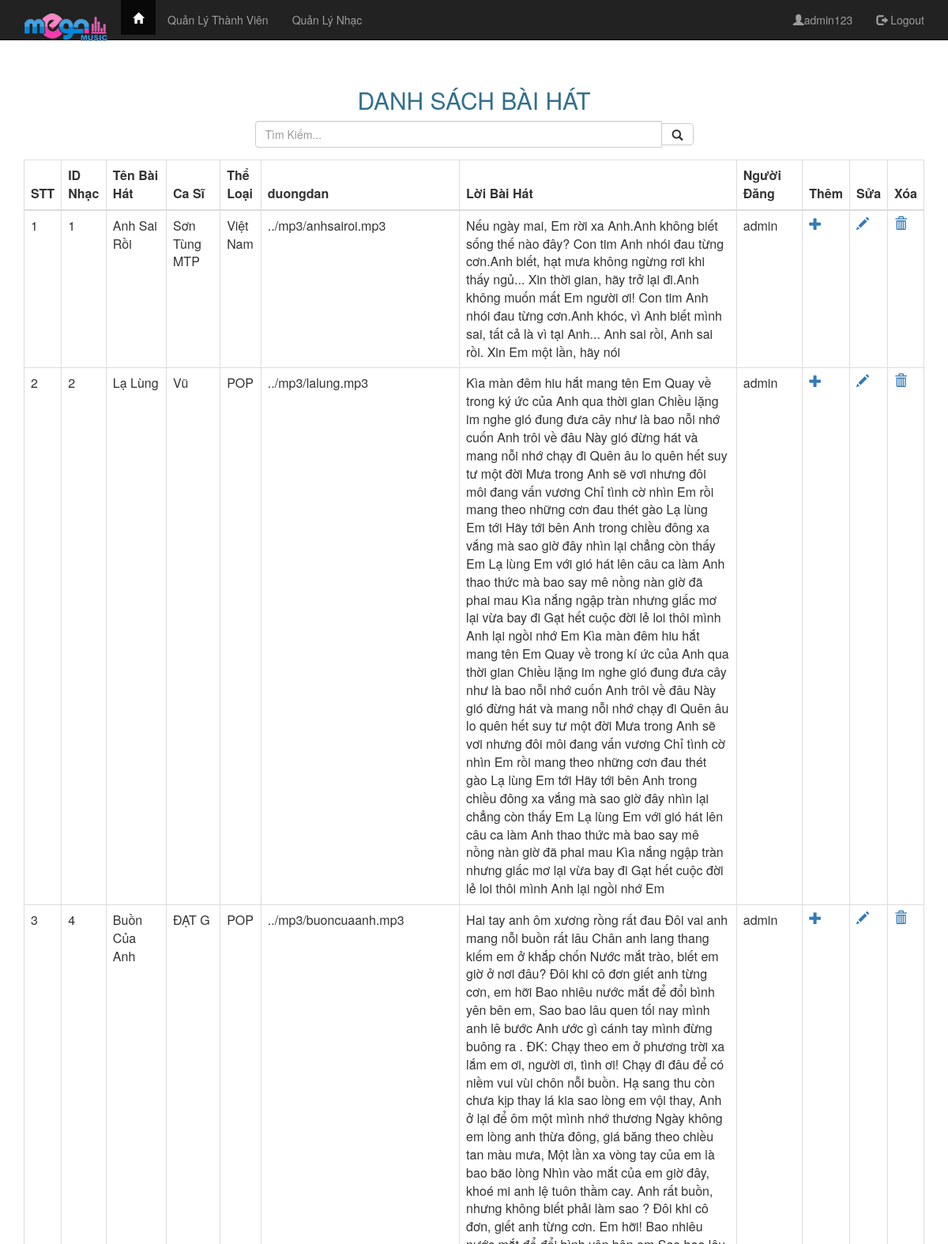
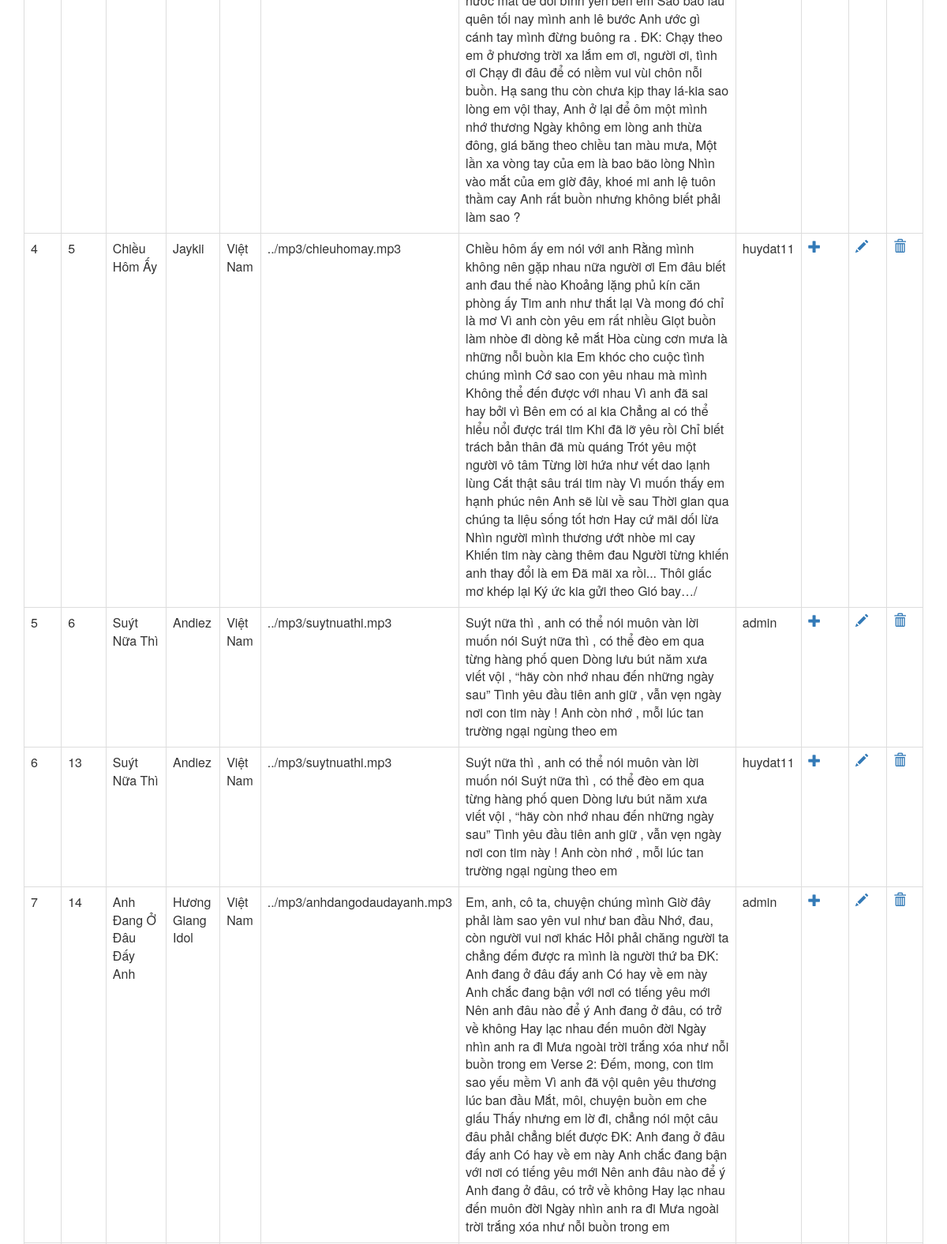
The page /sources/php/quanlynhac.php (signed in, upper part) on the database its author committed (2 pictures, top to bottom).
### tables this page shows
CREATE TABLE `baihat` (
  `id_nhac` int(11) NOT NULL,
  `tenbaihat` varchar(200) NOT NULL,
  `casi` varchar(100) NOT NULL,
  `tacgia` varchar(100) NOT NULL,
  `theloai` varchar(100) NOT NULL,
  `duongdan` varchar(300) NOT NULL,
  `link` varchar(200) NOT NULL,
  `loibaihat` mediumtext NOT NULL,
  `nguoidang` varchar(200) NOT NULL
);

### sources/php/quanlynhac.php (the view, shortened to what this page needs)
<?php
    if(isset($_SESSION['username'])&&($_SESSION['quyen'])==1){
 ?>
<html lang="en">
<head>
  <link rel="stylesheet" type="text/css" href="../css/layout.css">
  <link rel="stylesheet" type="text/css" href="https://maxcdn.bootstrapcdn.com/bootstrap/3.3.7/css/bootstrap.min.css">
</head>
<body>
<?php
  require('connect.php');
  ?>
<nav class="navbar navbar-inverse  navbar-fixed-top ">
  <div class="container">
    <div class="navbar-header">
      <a class="navbar-brand" href="index.php"><img src="../images/logomega.png" class="img-responsive" alt="mega"></a>
    </div>
    <div class="collapse navbar-collapse" id="myNavbar">
      <ul class="nav navbar-nav">
      <li class="active"><a href="index.php"><span class="glyphicon glyphicon-home"></span></a></li>
      <li><a href="admin.php">Quản Lý Thành Viên</a></li>
      <li><a href="#">Quản Lý Nhạc</a></li>
      </ul>
      <ul class="nav navbar-nav navbar-right">
      <li><a href="admin.php"><span class="glyphicon glyphicon-user"></span><?php echo $_SESSION['username'];?></a></li>
      <li><a href="dangxuat.php"><span class="glyphicon glyphicon-log-out"></span> Logout</a></li>
      </ul>
    </div>
  </div>
</nav>
<div class="container text-center">
  <div class="row content">
    <h2 class="text-info">DANH SÁCH BÀI HÁT</h2>
    <div class="col-md-6 col-md-offset-3">
    <form class="" action="" method="get"><?php ?>
        <div class="form-group input-group">
          <input type="text" class=" form-control" id="txtsearch" name="keyword" placeholder="Tìm Kiếm...">
          <span class="input-group-btn">
            <button class="btn btn-default" type="button" id="searchbutton">
              <span class="glyphicon glyphicon-search"></span>
            </button>
          </span>
        </div>
       </form>
    </div><br>
    <div class="col-md-12 ">
    <table class="table table-bordered">
    <thead>
      <tr>
        <th>STT</th>
        <th>ID Nhạc</th>
        <th >Tên Bài Hát</th>
        <th>Ca Sĩ</th>
        <th>Thể Loại</th>
        <th>duongdan</th>
        <th>Lời Bài Hát</th>
        <th>Người Đăng</th>
        <th>Thêm</th>
        <th>Sửa</th>
        <th>Xóa</th>
      </tr>
    </thead>
    <tbody>
       <?php
          $sql="SELECT * FROM baihat ";
          $query=mysqli_query($con,$sql);
          $num =mysqli_num_rows($query);
          if($num>0){
            $STT=0;
            while($row=mysqli_fetch_array($query)){
                $STT++;
        ?>
        <tr>
           <td><?php echo $STT;?></td>
           <td><?php echo $row['id_nhac'];?></td>
           <td><?php echo $row['tenbaihat'];?></td>
           <td><?php echo $row['casi'];?></td>
           <td><?php echo $row['theloai'];?></td>
           <td><?php echo $row['duongdan'];?></td>
           <td><?php echo $row['loibaihat'];?></td>
           <td><?php echo $row['nguoidang'];?></td>
           <td><a href="upload.php" title=""><span class="glyphicon glyphicon-plus"></span></a></td>
           <td><a href="suanhac.php?id=<?php echo $row['id_nhac']?>" title=""><span class="glyphicon glyphicon-pencil"></span></a></td>
           <td><a class="xoanhac" href="xoanhac.php?id=<?php echo $row['id_nhac']?>" title=""><span class="glyphicon glyphicon-trash"></span></a></td>
         </tr>
         <?php
              }
            }else{
              echo 'Không có dữ liệu';
            }
          ?>
    </tbody>
  </table>
  </div>
</div>
</div>
</body>
</html>
<?php
    }else{
      header('location:index.php');
    }
?>

### sources/css/layout.css (style rules this page uses)
.navbar { margin-bottom: 0; border-radius: 0; }
.row.content { height: 450px;margin-top: 70px; }

### rows shown on the page
baihat: id_nhac "1", tenbaihat "Anh Sai Rồi", casi "Sơn Tùng MTP", theloai "Việt Nam", duongdan "../mp3/anhsairoi.mp3", loibaihat "Nếu ngày mai, Em rời xa Anh.Anh không biết sống thế nào đây? Con tim Anh nhói đau từng cơn.Anh biết, hạt mưa không ngừng rơi khi thấy ngủ... Xin thời gian, hãy trở lại đi.Anh không muốn mất Em người ơi! Con tim Anh nhói đau từng cơn.Anh khóc, vì Anh biết mình sai, tất cả là vì tại Anh... Anh sai rồi, Anh sai rồi. Xin Em một lần, hãy nói", nguoidang "admin"
baihat: id_nhac "2", tenbaihat "Lạ Lùng", casi "Vũ", theloai "POP", duongdan "../mp3/lalung.mp3", loibaihat "Kìa màn đêm hiu hắt mang tên Em Quay về trong ký ức của Anh qua thời gian Chiều lặng im nghe gió đung đưa cây như là bao nỗi nhớ cuốn Anh trôi về đâu Này gió đừng hát và mang nỗi nhớ chạy đi Quên âu lo quên hết suy tư một đời Mưa trong Anh sẽ vơi nhưng đôi môi đang vấn vương Chỉ tình cờ nhìn Em rồi mang theo những cơn đau thét gào Lạ lùng Em tới Hãy tới bên Anh trong chiều đông xa vắng mà sao giờ đây nhìn lại chẳng còn thấy Em Lạ lùng Em với gió hát lên câu ca làm Anh thao thức mà bao say mê nồng nàn giờ đã phai mau Kìa nắng ngập tràn nhưng giấc mơ lại vừa bay đi Gạt hết cuộc đời lẻ loi thôi mình Anh lại ngồi nhớ Em Kìa màn đêm hiu hắt mang tên Em Quay về trong kí ức của Anh qua thời gian…", nguoidang "admin"
baihat: id_nhac "4", tenbaihat "Buồn Của Anh", casi "ĐẠT G", theloai "POP", duongdan "../mp3/buoncuaanh.mp3", loibaihat "Hai tay anh ôm xương rồng rất đau Đôi vai anh mang nỗi buồn rất lâu Chân anh lang thang kiếm em ở khắp chốn Nước mắt trào, biết em giờ ở nơi đâu? Đôi khi cô đơn giết anh từng cơn, em hỡi Bao nhiêu nước mắt để đổi bình yên bên em, Sao bao lâu quen tối nay mình anh lê bước Anh ước gì cánh tay mình đừng buông ra . ĐK: Chạy theo em ở phương trời xa lắm em ơi, người ơi, tình ơi! Chạy đi đâu để có niềm vui vùi chôn nỗi buồn. Hạ sang thu còn chưa kịp thay lá kia sao lòng em vội thay, Anh ở lại để ôm một mình nhớ thương Ngày không em lòng anh thừa đông, giá băng theo chiều tan màu mưa, Một lần xa vòng tay của em là bao bão lòng Nhìn vào mắt của em giờ đây, khoé mi anh lệ tuôn thầm cay. Anh rất…", nguoidang "admin"
baihat: id_nhac "5", tenbaihat "Chiều Hôm Ấy", casi "Jaykii", theloai "Việt Nam", duongdan "../mp3/chieuhomay.mp3", loibaihat "Chiều hôm ấy em nói với anh Rằng mình không nên gặp nhau nữa người ơi Em đâu biết anh đau thế nào Khoảng lặng phủ kín căn phòng ấy Tim anh như thắt lại Và mong đó chỉ là mơ Vì anh còn yêu em rất nhiều Giọt buồn làm nhòe đi dòng kẻ mắt Hòa cùng cơn mưa là những nỗi buồn kia Em khóc cho cuộc tình chúng mình Cớ sao con yêu nhau mà mình Không thể đến được với nhau Vì anh đã sai hay bởi vì Bên em có ai kia Chẳng ai có thể hiểu nổi được trái tim Khi đã lỡ yêu rồi Chỉ biết trách bản thân đã mù quáng Trót yêu một người vô tâm Từng lời hứa như vết dao lạnh lùng Cắt thật sâu trái tim này Vì muốn thấy em hạnh phúc nên Anh sẽ lùi về sau Thời gian qua chúng ta liệu sống tốt hơn Hay cứ mãi dối lừa Nhìn…", nguoidang "huydat11"
baihat: id_nhac "6", tenbaihat "Suýt Nữa Thì", casi "Andiez", theloai "Việt Nam", duongdan "../mp3/suytnuathi.mp3", loibaihat "Suýt nữa thì , anh có thể nói muôn vàn lời muốn nói Suýt nữa thì , có thể đèo em qua từng hàng phố quen Dòng lưu bút năm xưa viết vội , “hãy còn nhớ nhau đến những ngày sau” Tình yêu đầu tiên anh giữ , vẫn vẹn ngày nơi con tim này ! Anh còn nhớ , mỗi lúc tan trường ngại ngùng theo em", nguoidang "admin"
baihat: id_nhac "13", tenbaihat "Suýt Nữa Thì", casi "Andiez", theloai "Việt Nam", duongdan "../mp3/suytnuathi.mp3", loibaihat "Suýt nữa thì , anh có thể nói muôn vàn lời muốn nói Suýt nữa thì , có thể đèo em qua từng hàng phố quen Dòng lưu bút năm xưa viết vội , “hãy còn nhớ nhau đến những ngày sau” Tình yêu đầu tiên anh giữ , vẫn vẹn ngày nơi con tim này ! Anh còn nhớ , mỗi lúc tan trường ngại ngùng theo em", nguoidang "huydat11"
baihat: id_nhac "14", tenbaihat "Anh Đang Ở Đâu Đấy Anh", casi "Hương Giang Idol", theloai "Việt Nam", duongdan "../mp3/anhdangodaudayanh.mp3", loibaihat "Em, anh, cô ta, chuyện chúng mình Giờ đây phải làm sao yên vui như ban đầu Nhớ, đau, còn người vui nơi khác Hỏi phải chăng người ta chẳng đếm được ra mình là người thứ ba ĐK: Anh đang ở đâu đấy anh Có hay về em này Anh chắc đang bận với nơi có tiếng yêu mới Nên anh đâu nào để ý Anh đang ở đâu, có trở về không Hay lạc nhau đến muôn đời Ngày nhìn anh ra đi Mưa ngoài trời trắng xóa như nỗi buồn trong em Verse 2: Đếm, mong, con tim sao yếu mềm Vì anh đã vội quên yêu thương lúc ban đầu Mắt, môi, chuyện buồn em che giấu Thấy nhưng em lờ đi, chẳng nói một câu đâu phải chẳng biết được ĐK: Anh đang ở đâu đấy anh Có hay về em này Anh chắc đang bận với nơi có tiếng yêu mới Nên anh đâu nào để ý Anh…", nguoidang "admin"

### other values the page prints
$_SESSION['username'] "admin123"
